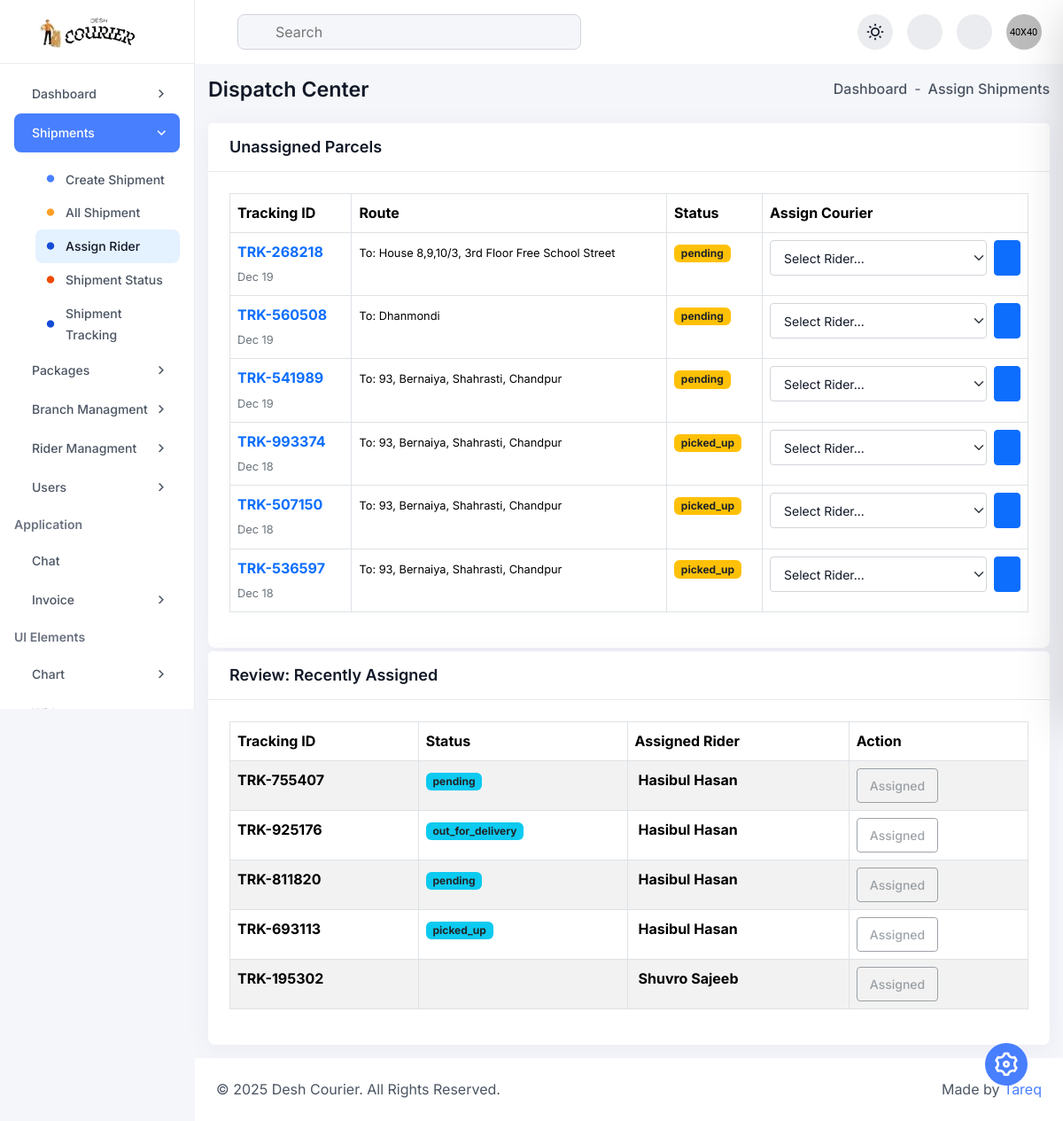
/admin/assign-rider.php (signed in), run on the app's committed database.
### tables this page shows
CREATE TABLE `parcels` (
  `parcel_id` int(11) NOT NULL,
  `tracking_number` varchar(50) NOT NULL,
  `parcel_type` enum('Parcel','Document') DEFAULT 'Parcel',
  `sender_name` varchar(100) NOT NULL,
  `sender_phone` varchar(20) NOT NULL,
  `sender_address` text NOT NULL,
  `receiver_name` varchar(100) NOT NULL,
  `receiver_phone` varchar(20) NOT NULL,
  `receiver_address` text NOT NULL,
  `weight_kg` decimal(5,2) DEFAULT NULL,
  `delivery_type` enum('standard','express','same_day') DEFAULT 'standard',
  `price` decimal(10,2) NOT NULL,
  `payment_method` varchar(50) DEFAULT 'Cash (Receiver)',
  `current_status` enum('pending','picked_up','in_transit','out_for_delivery','delivered','returned','cancelled') DEFAULT 'pending',
  `assigned_courier_id` int(11) DEFAULT NULL,
  `branch_id` int(11) DEFAULT NULL,
  `created_at` timestamp NOT NULL DEFAULT current_timestamp(),
  `updated_at` timestamp NOT NULL DEFAULT current_timestamp() ON UPDATE current_timestamp()
);

CREATE TABLE `users` (
  `user_id` int(11) NOT NULL,
  `full_name` varchar(100) NOT NULL,
  `email` varchar(100) NOT NULL,
  `password_hash` varchar(255) NOT NULL,
  `phone` varchar(20) DEFAULT NULL,
  `role` enum('admin','staff','customer') DEFAULT 'customer',
  `department` varchar(100) DEFAULT NULL,
  `designation` varchar(100) DEFAULT NULL,
  `description` text DEFAULT NULL,
  `created_at` timestamp NOT NULL DEFAULT current_timestamp(),
  `profile_image` varchar(255) DEFAULT NULL,
  `status` enum('Active','Inactive','Pending') NOT NULL DEFAULT 'Active',
  `permission_group` varchar(50) DEFAULT 'View Only',
  `location` varchar(100) DEFAULT 'Unknown',
  `reset_token` varchar(255) DEFAULT NULL,
  `reset_token_expire` datetime DEFAULT NULL
);

### admin/assign-rider.php (the view, shortened to what this page needs)
<?php
require 'db.php';
try {
    $sqlParcels = "SELECT p.*, b.branch_name
                   FROM parcels p
                   LEFT JOIN branches b ON p.branch_id = b.branch_id
                   WHERE p.assigned_courier_id IS NULL
                   AND p.current_status != 'delivered'
                   ORDER BY p.created_at DESC";
    $stmt = $pdo->query($sqlParcels);
    $unassigned_parcels = $stmt->fetchAll(PDO::FETCH_ASSOC);
} catch (Exception $e) {
    $unassigned_parcels = [];
}
try {
    $sqlAssigned = "SELECT p.*, u.full_name as courier_name
                    FROM parcels p
                    JOIN couriers c ON p.assigned_courier_id = c.courier_id
                    JOIN users u ON c.user_id = u.user_id
                    WHERE p.current_status != 'delivered'
                    ORDER BY p.updated_at DESC LIMIT 10";
    $stmt = $pdo->query($sqlAssigned);
    $assigned_parcels = $stmt->fetchAll(PDO::FETCH_ASSOC);
} catch (Exception $e) {
    $assigned_parcels = [];
}
?>
<?php include "inc/header.php"?>
<div class="dashboard-main-body">
    <div class="d-flex flex-wrap align-items-center justify-content-between gap-3 mb-24">
        <h6 class="fw-semibold mb-0">Dispatch Center</h6>
        <ul class="d-flex align-items-center gap-2">
            <li class="fw-medium"><a href="index.html" class="hover-text-primary">Dashboard</a></li>
            <li>-</li>
            <li class="fw-medium">Assign Shipments</li>
        </ul>
    </div>
    <div class="card h-100 p-0 radius-12 mb-4">
        <div class="card-header border-bottom bg-base py-16 px-24">
            <h6 class="text-lg fw-semibold mb-0">Unassigned Parcels</h6>
        </div>
        <div class="card-body p-24">
            <div class="table-responsive scroll-sm">
                <table class="table table-bordered table-hover align-middle">
                    <thead class="bg-light">
                        <tr>
                            <th>Tracking ID</th>
                            <th>Route</th>
                            <th>Status</th>
                            <th style="width: 300px;">Assign Courier</th>
                        </tr>
                    </thead>
                    <tbody>
                        <?php if (count($unassigned_parcels) > 0): ?>
                            <?php foreach ($unassigned_parcels as $parcel): ?>
                                <tr>
                                    <td>
                                        <span class="fw-bold text-primary"><?= htmlspecialchars($parcel['tracking_number']) ?></span><br>
                                        <small class="text-secondary"><?= date('M d', strtotime($parcel['created_at'])) ?></small>
                                    </td>
                                    <td>
                                        <small>To: <?= htmlspecialchars($parcel['receiver_address']) ?></small>
                                    </td>
                                    <td><span class="badge bg-warning text-dark"><?= $parcel['current_status'] ?></span></td>
                                    <td>
                                        <form method="POST" class="d-flex gap-2">
                                            <select name="courier_id" class="form-select form-select-sm" required>
                                                <option value="" selected disabled>Select Rider...</option>
                                            </select>
                                            <button type="submit" name="assign_courier" class="btn btn-primary btn-sm">
                                            </button>
                                        </form>
                                    </td>
                                </tr>
                            <?php endforeach; ?>
                        <?php else: ?>
                            <tr><td colspan="4" class="text-center">No unassigned parcels found.</td></tr>
                        <?php endif; ?>
                    </tbody>
                </table>
            </div>
        </div>
    </div>
    <div class="card h-100 p-0 radius-12">
        <div class="card-header border-bottom bg-base py-16 px-24">
            <h6 class="text-lg fw-semibold mb-0">Review: Recently Assigned</h6>
        </div>
        <div class="card-body p-24">
            <div class="table-responsive scroll-sm">
                <table class="table table-bordered table-striped align-middle">
                    <thead class="bg-light">
                        <tr>
                            <th>Tracking ID</th>
                            <th>Status</th>
                            <th>Assigned Rider</th>
                            <th>Action</th>
                        </tr>
                    </thead>
                    <tbody>
                        <?php if (count($assigned_parcels) > 0): ?>
                            <?php foreach ($assigned_parcels as $parcel): ?>
                                <tr>
                                    <td>
                                        <span class="fw-bold"><?= htmlspecialchars($parcel['tracking_number']) ?></span>
                                    </td>
                                    <td>
                                        <span class="badge bg-info text-dark"><?= $parcel['current_status'] ?></span>
                                    </td>
                                    <td>
                                        <strong><?= htmlspecialchars($parcel['courier_name']) ?></strong>
                                    </td>
                                    <td>
                                        <button class="btn btn-sm btn-outline-secondary" disabled>Assigned</button>
                                    </td>
                                </tr>
                            <?php endforeach; ?>
                        <?php else: ?>
                            <tr><td colspan="4" class="text-center">No assignments made yet.</td></tr>
                        <?php endif; ?>
                    </tbody>
                </table>
            </div>
        </div>
    </div>
</div>
<?php include "inc/footer.php" ?>

### data on the page
parcels: tracking_number "TRK-268218", created_at "Dec 19", receiver_address "House 8,9,10/3, 3rd Floor Free School Street", current_status "pending"
parcels: tracking_number "TRK-560508", created_at "Dec 19", receiver_address "Dhanmondi", current_status "pending"
parcels: tracking_number "TRK-541989", created_at "Dec 19", receiver_address "93, Bernaiya, Shahrasti, Chandpur", current_status "pending"
parcels: tracking_number "TRK-993374", created_at "Dec 18", receiver_address "93, Bernaiya, Shahrasti, Chandpur", current_status "picked_up"
parcels: tracking_number "TRK-507150", created_at "Dec 18", receiver_address "93, Bernaiya, Shahrasti, Chandpur", current_status "picked_up"
parcels: tracking_number "TRK-536597", created_at "Dec 18", receiver_address "93, Bernaiya, Shahrasti, Chandpur", current_status "picked_up"
parcels: tracking_number "TRK-755407", current_status "pending", users.full_name "Hasibul Hasan"
parcels: tracking_number "TRK-925176", current_status "out_for_delivery", users.full_name "Hasibul Hasan"
parcels: tracking_number "TRK-811820", current_status "pending", users.full_name "Hasibul Hasan"
parcels: tracking_number "TRK-693113", current_status "picked_up", users.full_name "Hasibul Hasan"
parcels: tracking_number "TRK-195302", users.full_name "Shuvro Sajeeb"
